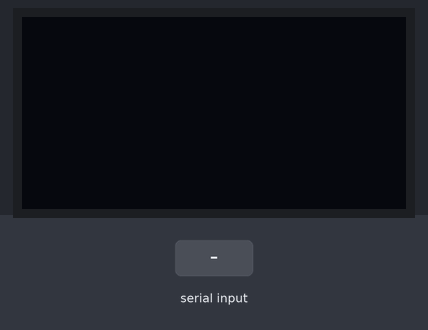
This sketch was run on a simulated Arduino Uno, built with avr-gcc and run on an emulated ATmega328P. On the bench: 128×64 one-colour display. The test bench sets the inputs (shaded band).

Above: at 1.2 s.
1.3 s: "1" received over Serial
At 2.5 s:
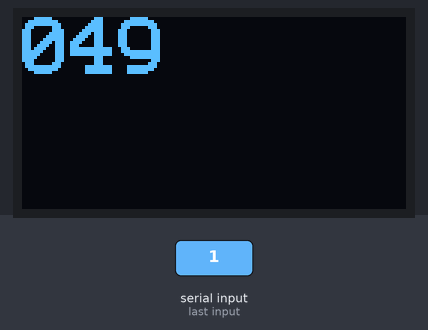
2.8 s: "0" received over Serial
At 3.6 s:
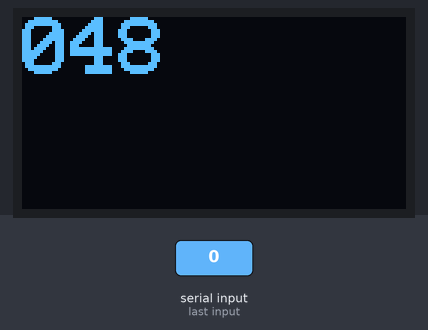
4.3 s: "2" received over Serial
At 4.8 s:
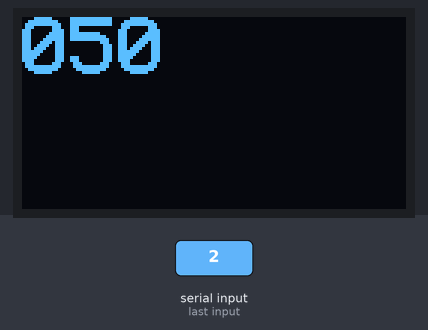
Timing chart, 0 to 7.3 s (numbered marks = the images above; inputs shaded):
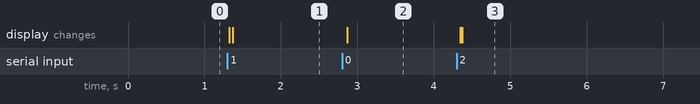

The sketch:

LabHpart2.ino
```cpp
#include <Arduino.h>
#include <U8x8lib.h>

auto display = U8X8_SSD1306_128X64_NONAME_HW_I2C(U8X8_PIN_NONE);

void setup() {
    Serial.begin(9600);

    display.begin();
    display.setFlipMode(0);
    display.clearDisplay();
}

void loop() {
    display.setFont(u8x8_font_profont29_2x3_r);
    display.setCursor(0, 0);

    if (!Serial.available()) {
        return;
    }

    const auto receivedData = Serial.read();

    char buf[16];
    sprintf(buf, "%03d", receivedData);

    display.print(buf);
}
```

Measured:
- after the input at 1.3 s, the display: first changes at once (image 1 shows a later state)
- after the input at 2.8 s, the display: changes after 0.07 s (image 2)
- after the input at 4.3 s, the display: first changes after 0.05 s (image 3 shows a later state)
